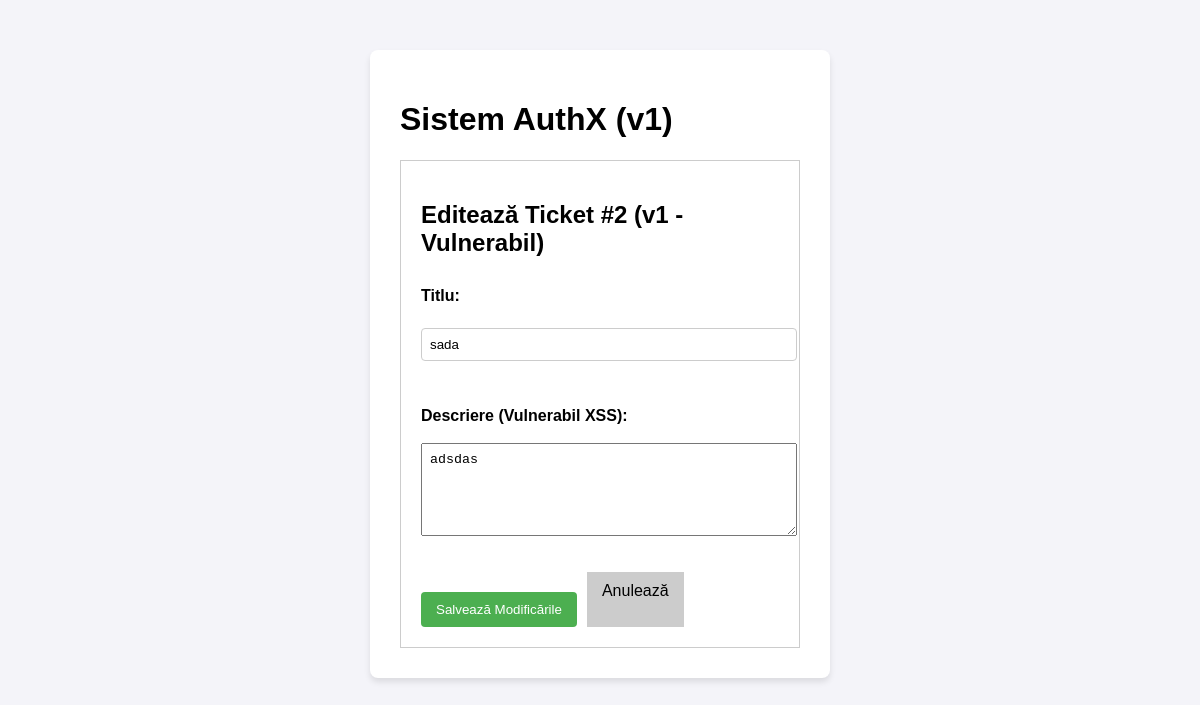
The page /edit_ticket/2 (signed in) on the database its author committed.
### tables this page shows
CREATE TABLE tickets (
            id INTEGER PRIMARY KEY AUTOINCREMENT,
            title TEXT NOT NULL,
            description TEXT,
            severity TEXT,
            status TEXT DEFAULT 'OPEN',
            owner_id INTEGER,
            created_at TIMESTAMP DEFAULT CURRENT_TIMESTAMP,
            updated_at TIMESTAMP DEFAULT CURRENT_TIMESTAMP,
            FOREIGN KEY (owner_id) REFERENCES users (id)
        );

### app/routes_app.py (the view, shortened to what this page needs)
@app.route('/edit_ticket/<int:ticket_id>', methods=['GET', 'POST'])
def edit_ticket(ticket_id):
    user_id = request.cookies.get('user_id')
    if not user_id:
        return redirect(url_for('login'))
    conn = get_db_connection()
    ticket = conn.execute('SELECT * FROM tickets WHERE id = ?', (ticket_id,)).fetchone()
    conn.close()
    if ticket is None:
        return "Ticketul nu există!", 404
    return render_template('edit_ticket.html', ticket=ticket)

### app/__init__.py (called while the page is built)
def get_db_connection():
    conn = sqlite3.connect(DATABASE)
    conn.row_factory = sqlite3.Row
    return conn

### app/templates/edit_ticket.html
{% extends 'base.html' %}
{% block content %}
<div style="border: 1px solid #ccc; padding: 20px; background-color: #fff;">
    <h2>Editează Ticket #{{ ticket['id'] }} (v1 - Vulnerabil)</h2>
    <form action="{{ url_for('edit_ticket', ticket_id=ticket['id']) }}" method="POST">
        <label>Titlu:</label><br>
        <input type="text" name="title" value="{{ ticket['title'] }}" style="width: 100%; padding: 8px;"><br><br>
        <label>Descriere (Vulnerabil XSS):</label><br>
        <textarea name="description" rows="5" style="width: 100%; padding: 8px;">{{ ticket['description'] }}</textarea><br><br>
        <div style="display: flex; gap: 10px;">
            <button type="submit" style="background-color: #4CAF50; color: white; padding: 10px 15px; border: none; cursor: pointer;">
                Salvează Modificările
            </button>
            <a href="{{ url_for('dashboard') }}" style="padding: 10px 15px; background-color: #ccc; text-decoration: none; color: black;">Anulează</a>
        </div>
    </form>
</div>
{% endblock %}

### app/static/style.css (style rules this page uses)
body { font-family: Arial, sans-serif; background-color: #f4f4f9; margin: 0; padding: 50px; display: flex; justify-content: center; }
form { display: flex; flex-direction: column; }
label { margin-top: 10px; font-weight: bold; }
input { padding: 8px; margin-top: 5px; border: 1px solid #ccc; border-radius: 4px; }
button { margin-top: 20px; padding: 10px; background: #d9534f; color: white; border: none; border-radius: 4px; cursor: pointer; }

### rows shown on the page
tickets: id "2", title "sada", description "adsdas"
